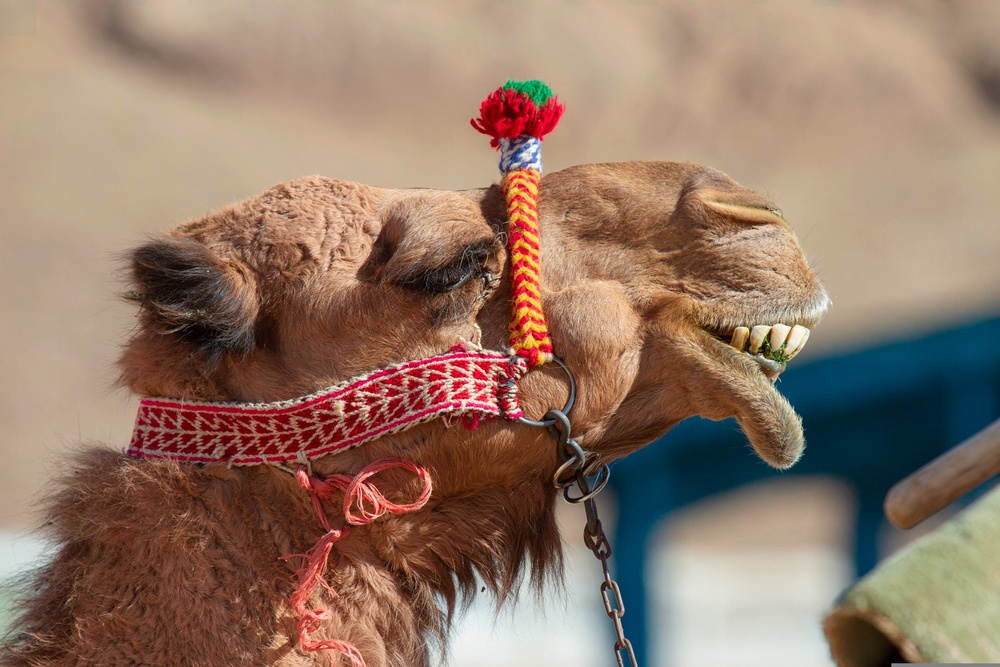
#> input picture examples/example-text-on-image/figs/camel1.jpg, 1000 x 667 px, shrunk from 1920 x 1280 before the run
$ python main.py
#> lines starting #> are read from the running program, lines starting #| are printed output that depends on the picture; after the words box and inside, x2 and y2 are one past the last pixel; in counts of white or black regions, pixels touching at a corner belong together

import cv2

image = cv2.imread('figs/camel1.jpg')
#> image is the input picture: shape (667, 1000, 3); mean B, G, R 103.9, 121, 147.5

font = cv2.FONT_HERSHEY_SIMPLEX
org = (100, 100)
fontScale = 3
color = (0, 0, 255) # BGR
thickness = 2

image = cv2.putText(image, 'Salam Goodarz', org, font,
                   fontScale, color, thickness, cv2.LINE_AA)
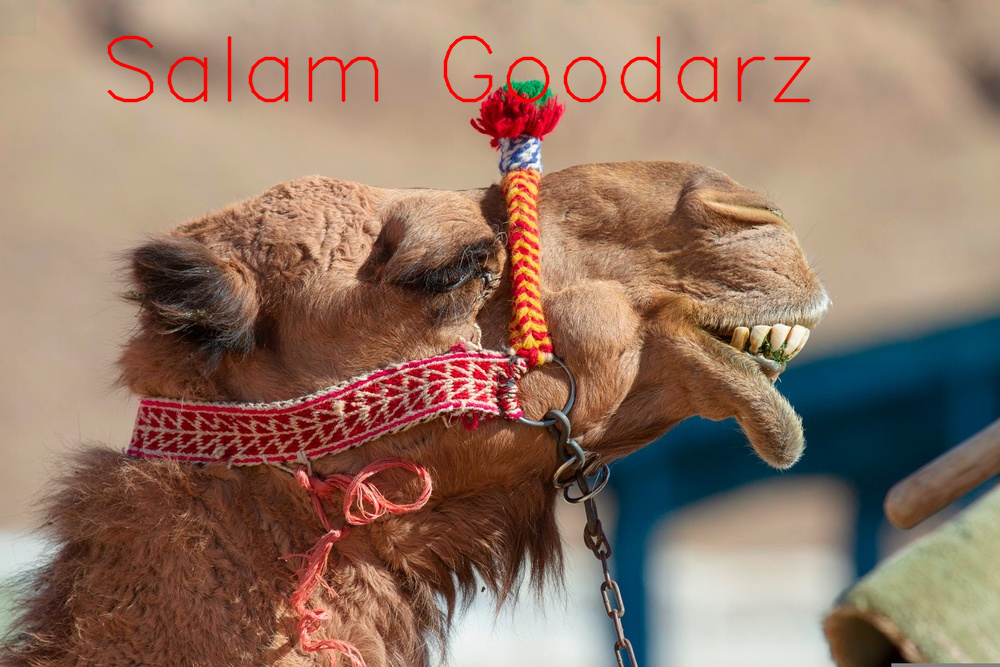
#> image: shape (667, 1000, 3); 1.16% of pixels changed, all inside (x1, y1, x2, y2) = (107, 35, 811, 103)

cv2.imwrite("outputs/camel-text.jpg", image)
